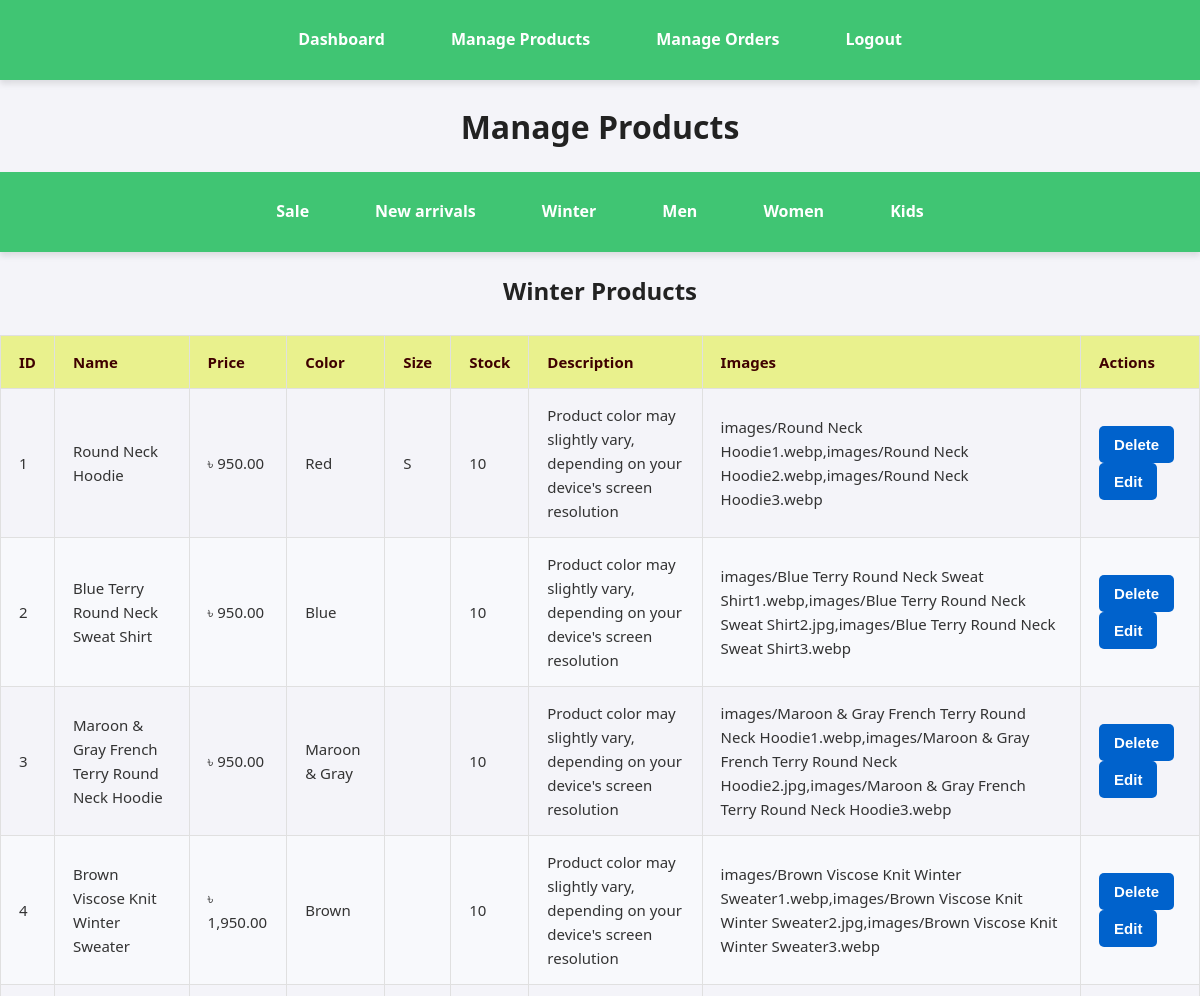
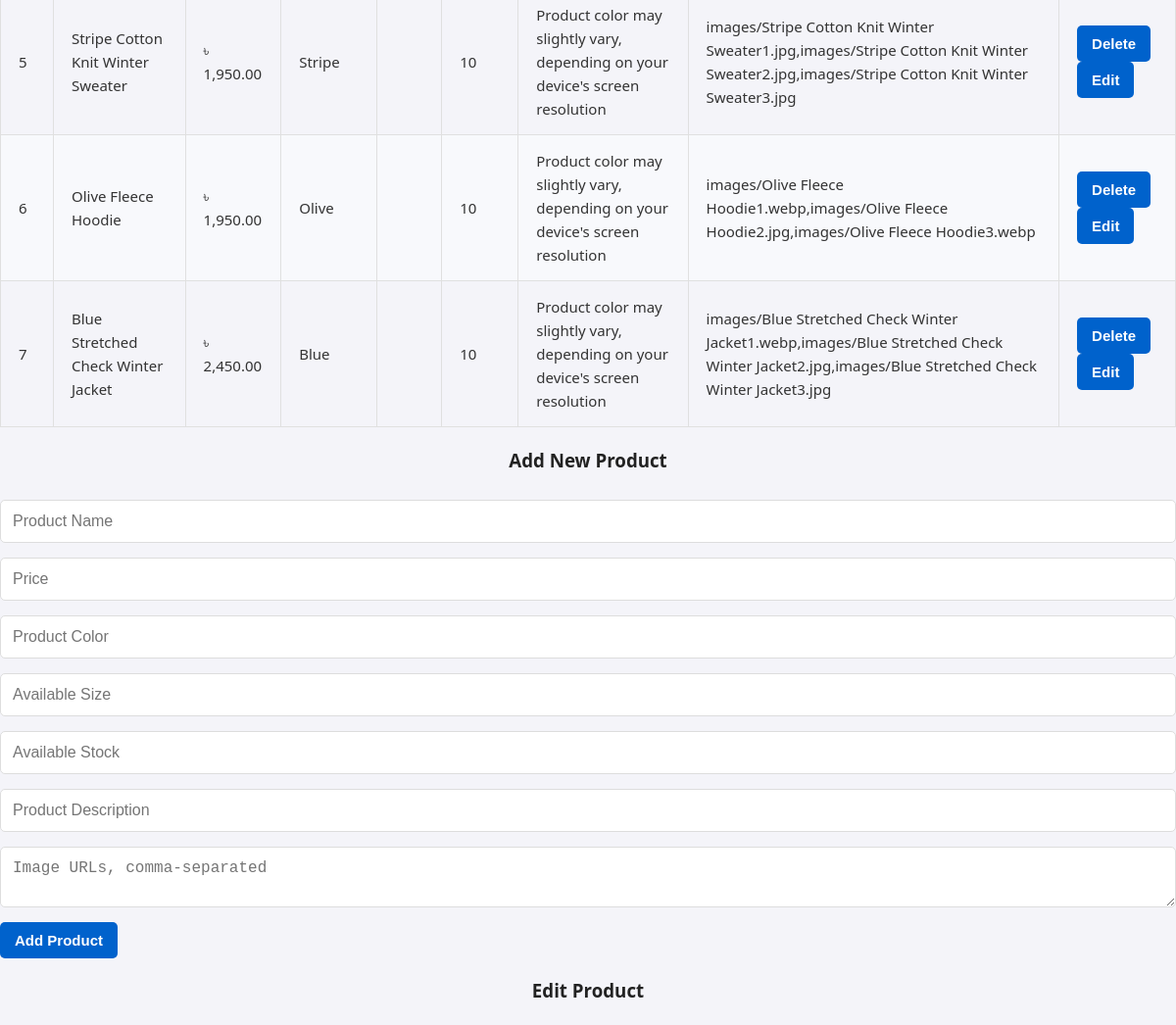
Screenshot of /manage_products.php?table=winter (signed in) with the database file from the repository (2 pictures, top to bottom).
### tables this page shows
CREATE TABLE `winter` (
  `id` int(11) NOT NULL,
  `name` varchar(255) NOT NULL,
  `price` decimal(10,2) NOT NULL,
  `color` varchar(50) DEFAULT NULL,
  `sizes` enum('S','M','L','XL','XXL') DEFAULT NULL,
  `stock` int(11) NOT NULL,
  `description` text DEFAULT NULL,
  `images` text DEFAULT NULL,
  `created_at` timestamp NOT NULL DEFAULT current_timestamp()
);

### manage_products.php (the view, shortened to what this page needs)
<?php
include 'db_config.php';
include 'admin_header.php';
function getProducts($conn, $table) {
    $query = "SELECT * FROM $table";
    return $conn->query($query);
}
$categories = ['sale', 'new_arrivals', 'winter', 'men', 'women', 'kids'];
$currentTable = $_GET['table'] ?? 'sale';
$products = getProducts($conn, $currentTable);
?>
<!DOCTYPE html>
<html lang="en">
<head>
    <link rel="stylesheet" href="admin.css">
</head>
<body>
    <h1>Manage Products</h1>
    <nav>
        <?php foreach ($categories as $category): ?>
            <a href="manage_products.php?table=<?php echo $category; ?>" <?php if ($currentTable === $category) echo 'style="font-weight: bold;"'; ?>>
                <?php echo ucfirst(str_replace('_', ' ', $category)); ?>
            </a>
        <?php endforeach; ?>
    </nav>
    <h2><?php echo ucfirst(str_replace('_', ' ', $currentTable)); ?> Products</h2>
    <table border="1">
        <thead>
            <tr>
                <th>ID</th>
                <th>Name</th>
                <th>Price</th>
                <th>Color</th>
                <th>Size</th>
                <th>Stock</th>
                <th>Description</th>
                <th>Images</th>
                <th>Actions</th>
            </tr>
        </thead>
        <tbody>
            <?php while ($product = $products->fetch_assoc()): ?>
                <tr>
                    <td><?php echo $product['id']; ?></td>
                    <td><?php echo htmlspecialchars($product['name']); ?></td>
                    <td>৳ <?php echo number_format($product['price'], 2); ?></td>
                    <td><?php echo htmlspecialchars($product['color']); ?></td>
                    <td><?php echo htmlspecialchars($product['sizes']); ?></td>
                    <td><?php echo htmlspecialchars($product['stock']); ?></td>
                    <td><?php echo htmlspecialchars($product['description']); ?></td>
                    <td><?php echo htmlspecialchars($product['images']); ?></td>
                    <td>
                        <form method="POST" style="display: inline;">
                            <button type="submit" onclick="return confirm('Are you sure?')">Delete</button>
                        </form>
                        <button onclick="showEditForm(<?php echo htmlspecialchars(json_encode($product)); ?>)">Edit</button>
                    </td>
                </tr>
            <?php endwhile; ?>
        </tbody>
    </table>
    <h3>Add New Product</h3>
    <form method="POST">
        <input type="text" name="name" placeholder="Product Name" required>
        <input type="number" step="0.01" name="price" placeholder="Price" required>
        <input type="text" name="color" placeholder="Product Color" required>
        <input type="text" name="size" placeholder="Available Size" required>
        <input type="number" name="stock" placeholder="Available Stock" required>
        <input type="text" name="Des" placeholder="Product Description" required>
        <textarea name="images" placeholder="Image URLs, comma-separated" required></textarea>
        <button type="submit">Add Product</button>
    </form>
    <h3>Edit Product</h3>
</body>
</html>

### admin.css (style rules this page uses)
body { font-family: 'Segoe UI', Tahoma, Geneva, Verdana, sans-serif; margin: 0; padding: 0; background-color: #f4f4f9; color: #333; line-height: 1.6; }
h1, h2, h3 { text-align: center; margin-bottom: 20px; font-weight: bold; color: #222; }
a { text-decoration: none; color: #3498db; transition: color 0.3s ease; }
nav { display: flex; justify-content: center; background-color: #40c573; padding: 15px 0; box-shadow: 0 4px 6px rgba(0, 0, 0, 0.1); }
nav a { color: #fff; padding: 12px 25px; margin: 0 8px; border-radius: 4px; font-weight: bold; transition: background-color 0.3s ease, transform 0.2s ease; }
table { width: 100%; border-collapse: collapse; margin-top: 25px; font-size: 15px; }
table thead { background-color: #e9f18d; color: #3f0000; text-align: left; }
table th, table td { padding: 14px 18px; border: 1px solid #e0e0e0; }
table tbody tr { transition: background-color 0.3s ease; }
table tbody tr:nth-child(even) { background-color: #f8f9fc; }
button, input[type="submit"], input[type="button"] { cursor: pointer; font-size: 15px; padding: 10px 15px; border: none; border-radius: 5px; transition: all 0.3s ease; }
button, input[type="submit"] { background-color: #0062cc; color: #ffffff; font-weight: bold; }
form { display: flex; flex-direction: column; gap: 15px; margin-top: 25px; }
form input, form textarea, form select { padding: 12px; font-size: 16px; border: 1px solid #ddd; border-radius: 5px; width: 100%; box-sizing: border-box; transition: border 0.3s ease; }
form button { align-self: flex-start; }

### rows the page displays
winter: id "1", name "Round Neck Hoodie", price "950.00", color "Red", sizes "S", stock "10", description "Product color may slightly vary, depending on your device's screen resolution", images "images/Round Neck Hoodie1.webp,images/Round Neck Hoodie2.webp,images/Round Neck Hoodie3.webp"
winter: id "2", name "Blue Terry Round Neck Sweat Shirt", price "950.00", color "Blue", stock "10", description "Product color may slightly vary, depending on your device's screen resolution", images "images/Blue Terry Round Neck Sweat Shirt1.webp,images/Blue Terry Round Neck Sweat Shirt2.jpg,images/Blue Terry Round Neck Sweat Shirt3.webp"
winter: id "3", name "Maroon & Gray French Terry Round Neck Hoodie", price "950.00", color "Maroon & Gray", stock "10", description "Product color may slightly vary, depending on your device's screen resolution", images "images/Maroon & Gray French Terry Round Neck Hoodie1.webp,images/Maroon & Gray French Terry Round Neck Hoodie2.jpg,images/Maroon & Gray French Terry Round Neck Hoodie3.webp"
winter: id "4", name "Brown Viscose Knit Winter Sweater", price "1,950.00", color "Brown", stock "10", description "Product color may slightly vary, depending on your device's screen resolution", images "images/Brown Viscose Knit Winter Sweater1.webp,images/Brown Viscose Knit Winter Sweater2.jpg,images/Brown Viscose Knit Winter Sweater3.webp"
winter: id "5", name "Stripe Cotton Knit Winter Sweater", price "1,950.00", color "Stripe", stock "10", description "Product color may slightly vary, depending on your device's screen resolution", images "images/Stripe Cotton Knit Winter Sweater1.jpg,images/Stripe Cotton Knit Winter Sweater2.jpg,images/Stripe Cotton Knit Winter Sweater3.jpg"
winter: id "6", name "Olive Fleece Hoodie", price "1,950.00", color "Olive", stock "10", description "Product color may slightly vary, depending on your device's screen resolution", images "images/Olive Fleece Hoodie1.webp,images/Olive Fleece Hoodie2.jpg,images/Olive Fleece Hoodie3.webp"
winter: id "7", name "Blue Stretched Check Winter Jacket", price "2,450.00", color "Blue", stock "10", description "Product color may slightly vary, depending on your device's screen resolution", images "images/Blue Stretched Check Winter Jacket1.webp,images/Blue Stretched Check Winter Jacket2.jpg,images/Blue Stretched Check Winter Jacket3.jpg"

### other values shown
str_replace('_', ' ', $category) "Sale"
str_replace('_', ' ', $category) "New arrivals"
str_replace('_', ' ', $category) "Winter"
str_replace('_', ' ', $category) "Men"
str_replace('_', ' ', $category) "Women"
str_replace('_', ' ', $category) "Kids"
str_replace('_', ' ', $currentTable) "Winter"
